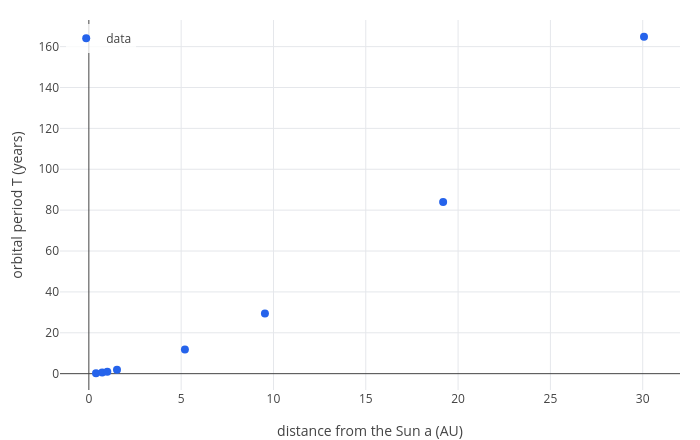

Write notebook code for a chart like this one.
### Markdown cell above
`scatter(data, [a T])` draws a table as points. Its arguments:

1. `planets`, the data: one row per observation.
2. `[a T]`, names for the columns, in order. Naming the first column `a` and the second `T` means "put `a` across and
   `T` up".

The horizontal axis is the distance $a$ in AU, the vertical axis the period $T$ in years; each dot is one planet,
from Mercury at the bottom left to Neptune at the top right.

### Code cell
labels(scatter(planets, [a T]), "distance from the Sun a (AU)", "orbital period T (years)")

### Figure 1 — Plotly figure (JSON) as saved in the notebook; plotly's stock layout.template omitted (floating-point values rounded to 4 significant figures)
{"data": [{"marker": {"color": "#2563eb", "size": 8}, "mode": "markers", "name": "data", "type": "scatter", "x": [0.3871, 0.7233, 1, 1.524, 5.203, 9.537, 19.19, 30.07], "y": [0.2408, 0.6152, 1, 1.881, 11.86, 29.45, 84.02, 164.8]}], "layout": {"height": 440, "legend": {"bgcolor": "rgba(255,255,255,0.8)", "x": 0.01, "xanchor": "left", "y": 0.99, "yanchor": "top"}, "margin": {"b": 50, "l": 60, "r": 20, "t": 20}, "showlegend": true, "title": {"text": ""}, "width": 700, "xaxis": {"title": {"text": "distance from the Sun a (AU)"}, "zeroline": true}, "yaxis": {"range": [-7.987, 173.0], "title": {"text": "orbital period T (years)"}, "zeroline": true}}}
